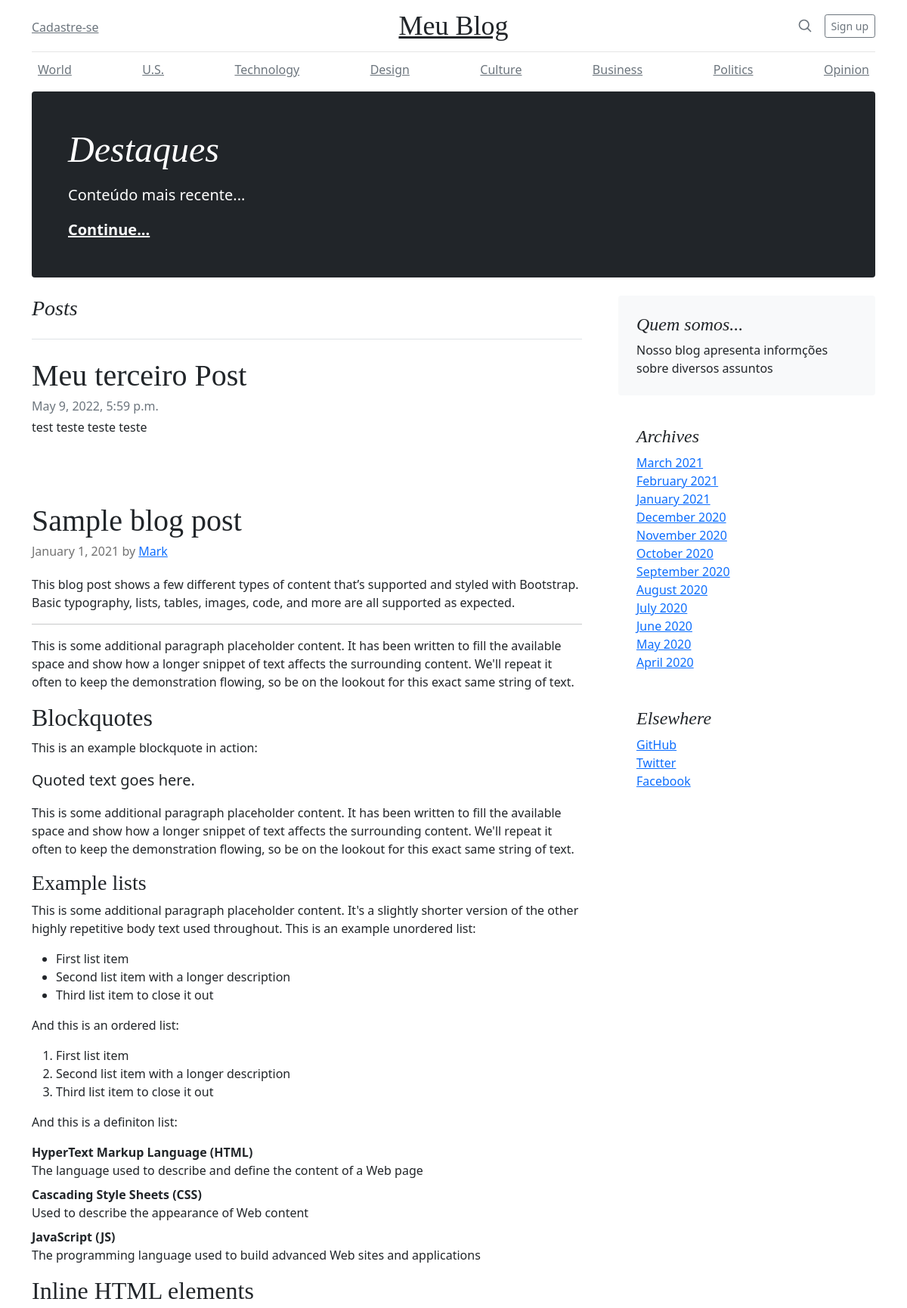
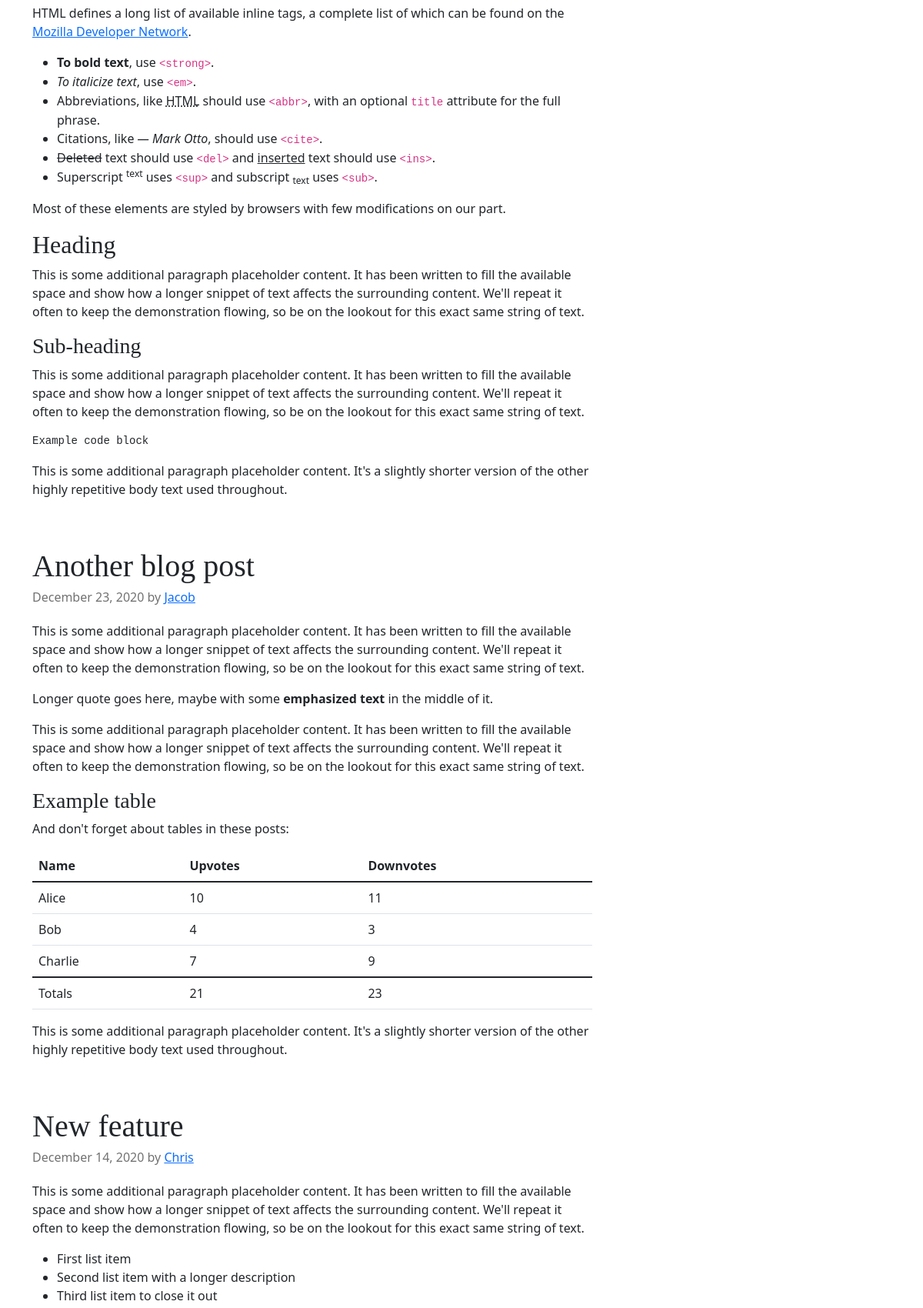
Screenshot of /post/3 (upper part) with the database file from the repository (2 pictures, top to bottom).
### blog/models.py (models this page shows, shortened)
class Post(models.Model):
    titulo = models.CharField(max_length=200)
    conteudo = RichTextUploadingField()
    autor = models.ForeignKey(User, on_delete=models.PROTECT)
    data_criacao = models.DateTimeField(auto_now_add=True)

### blog/views.py (the view)
# urls.py: path('post/<int:id>', views.post),
def post(request, id):
    post = Post.objects.get(pk=id)
    dados = {"post": post}
    return render(request, 'post.html', dados)

### templates/post.html
{% extends 'base.html' %}
{% block content%}
  <div class="blog-post" style="overflow: scroll;">
    <h2 class="blog-post-title">{{ post.titulo }}</h2>
    <div class="mb-1 text-muted">{{ post.data_criacao }}</div>
    {{ post.conteudo|safe }}
  </div>
{% endblock %}

### templates/base.html (style rules this page uses)
h1, h2, h3, h4, h5, h6 { font-family: "Playfair Display", Georgia, "Times New Roman", serif; }
.blog-post { margin-bottom: 4rem; }
.blog-post-title { margin-bottom: .25rem; font-size: 2.5rem; }

### rows the page displays
Post: titulo "Meu terceiro Post", data_criacao "May 9, 2022, 5:59 p.m.", conteudo "test teste teste teste"
